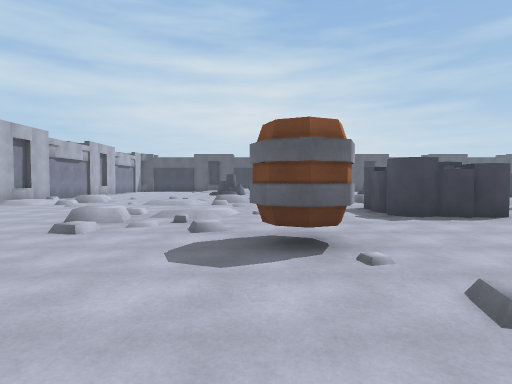
[1] (above)

21 first-person views from a walk through a scene from a Unity 3-D project. The camera is 1.5 m above the floor, tilts 2° down and sees 80° across. The floor is counted in squares, 2 m on a side. Each view is taken from the middle of a square. On the plan, view 1 faces up. The plan holds only what a view shows up to about 10 squares ahead; the rest is blank. The player is left out.

[2]
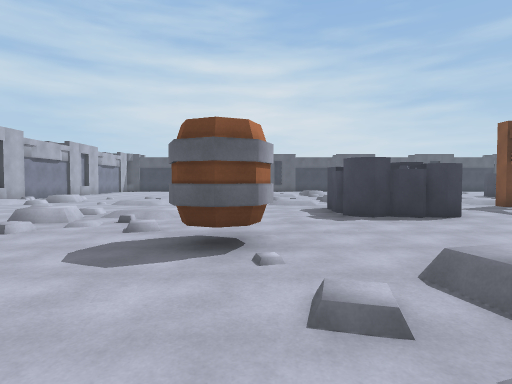

[3]
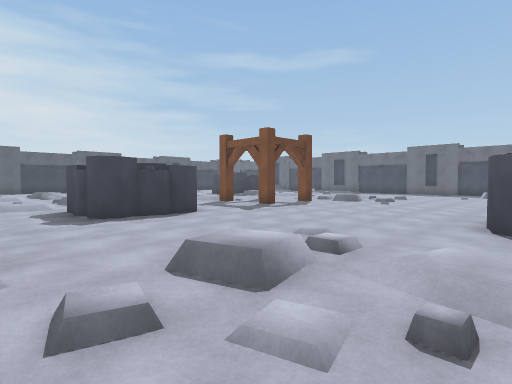

[4]
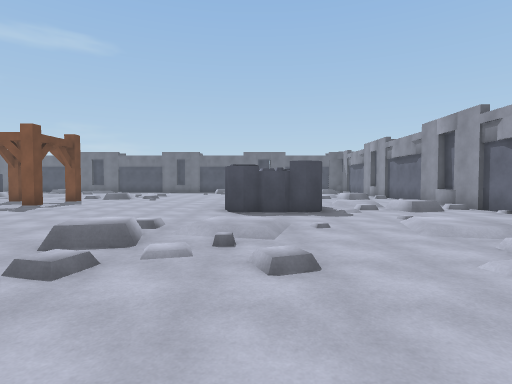

[5]
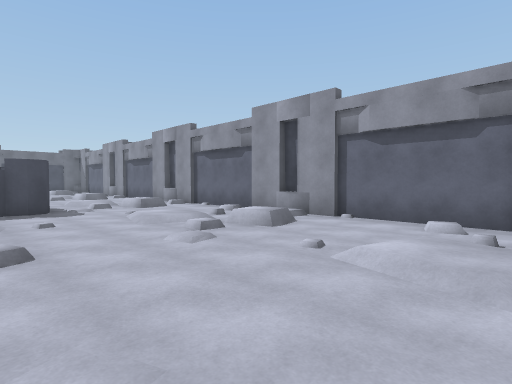

[6]
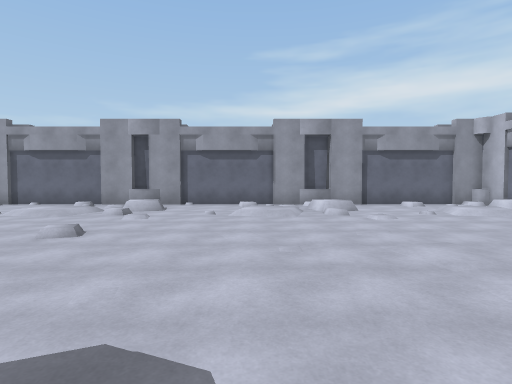

[7]
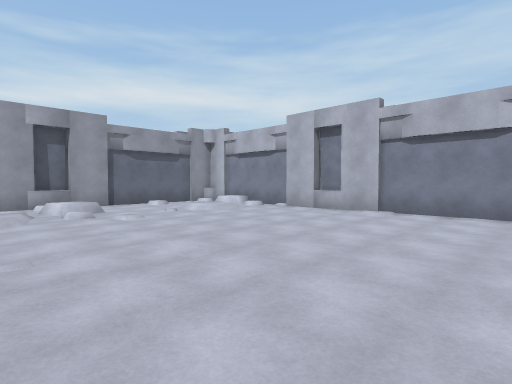

[8]
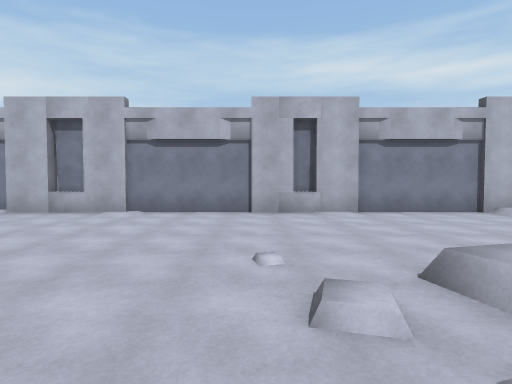

[9]
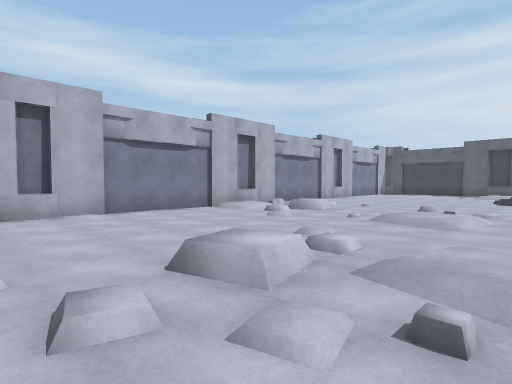

[10]
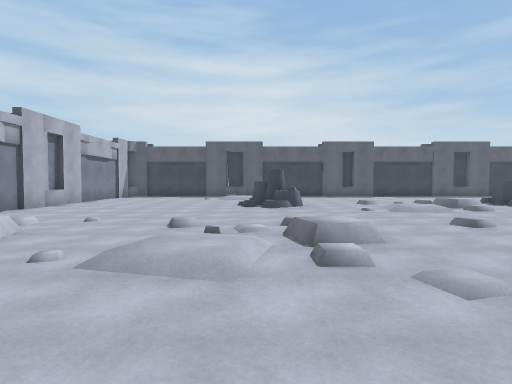

[11]
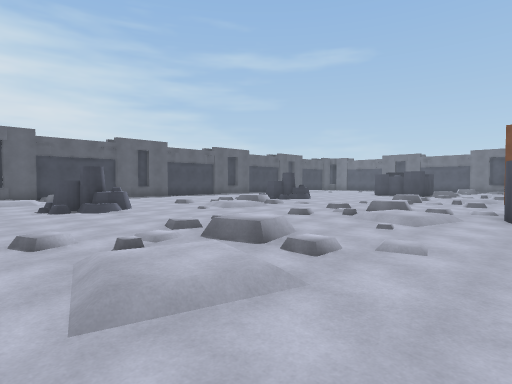

[12]
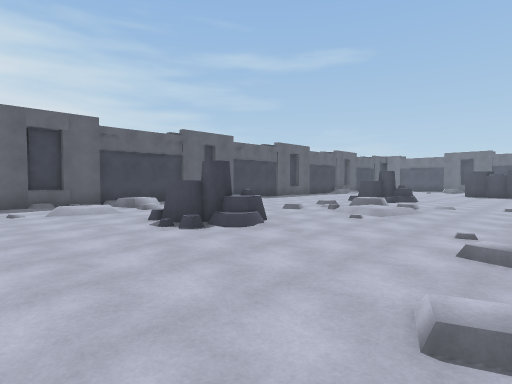

[13]
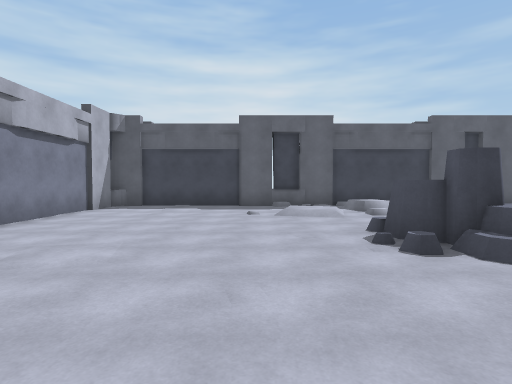

[14]
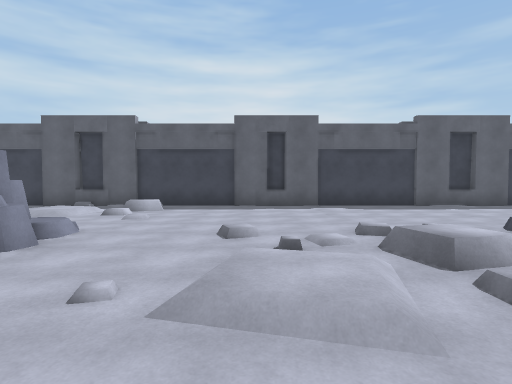

[15]
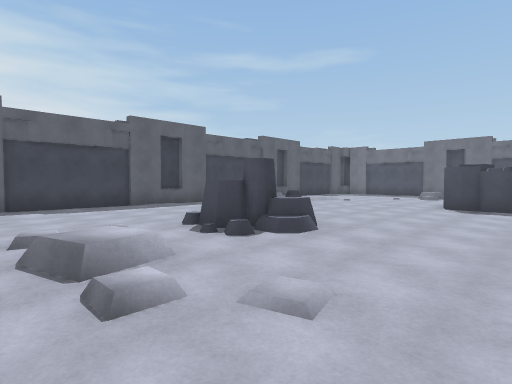

[16]
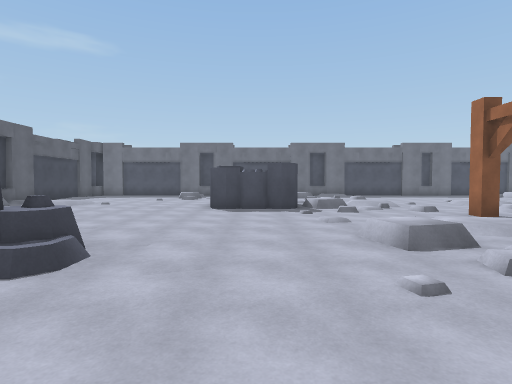

[17]
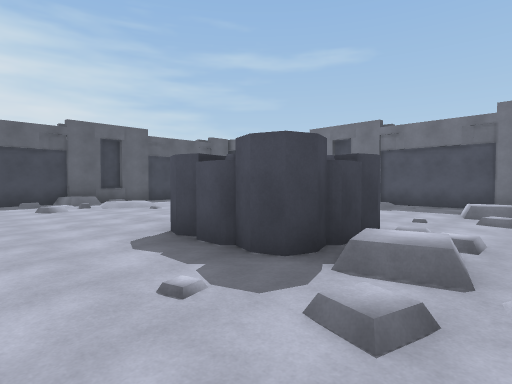

[18]
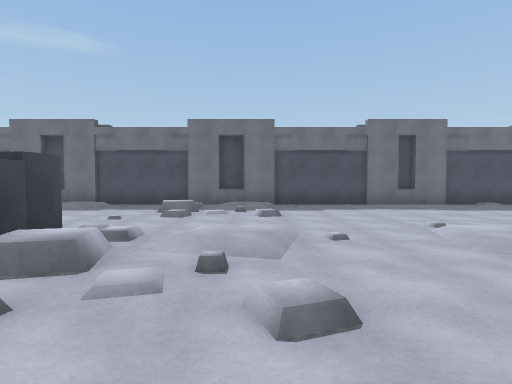

[19]
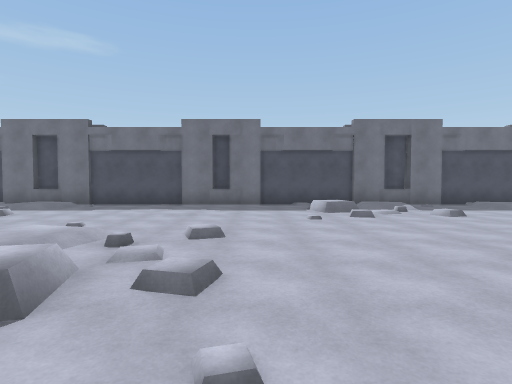

[20]
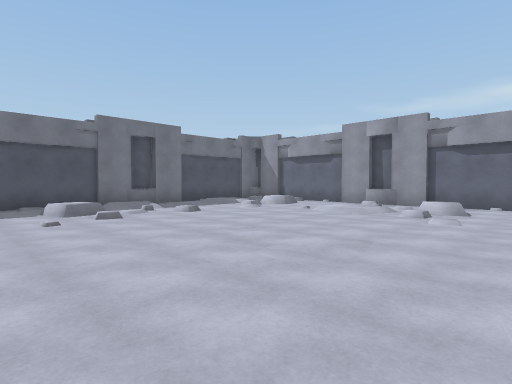

[21]
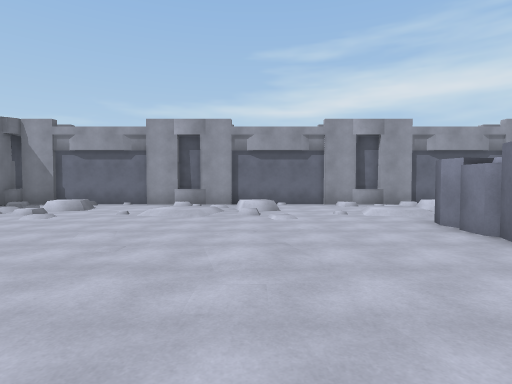

### Floor plan
Key: @ floor where view 1 was taken; # wall or solid block; . main floor; : floor 0.25 m higher than the main floor; + floor 0.5 m higher than the main floor; / step, stairs or slope; B barrel; C column; O other object.
Columns run from 10 left of view 1 to 21 right of it. Each row starts with its distance up from view 1.
 24        C     C    C     O
 23   #####C####CC####C#####O
 22 CC.....C//.......... .##O
 21  #....././.......... ././
 20  #.....://.........  .//:
 19  #................   ....
 18  #.............//   .....
 17  C......OO..///.OO ......
 16  C.......O.././..O.......     #
 15  #..........://........OO   /:#
 14   .....................OO ....#
 13     ...................OO.....#
 12    //..///..///..///../+/..///#
 11 CC/./.././.././.././.././.././CC
 10  #://..://..://..//:..//:..//:#
  9  #...................O........#
  8  #...........OOO.... .........#
  7  #.....//:...OOO..#  O//:.....#
  6  #....././..........  /./.....#
  5  C.....///............///.....CC
  4  #........BB..................#
  3  #.........B..................#
  2  #..........///............// #
  1  #.........././...........././#
  0  C........@.//:..OO........//:#
 -1  C...............OO...........CC
 -2  #............................#
 -3  ##/:..//:..//:..//:..//:..//:#
 -4  ##./.././.././.././.././.././#
 -5  #///..///..///..///..///..///#
 -6  ######C#####C####C############
 -7       #C

Where each view was taken, in squares from view 1:
view 1: 0 up, 0 right, facing up
view 2: 0 up, 1 right, facing up
view 3: 0 up, 1 right, facing up-right
view 4: 0 up, 1 left, facing right
view 5: 0 up, 2 left, facing down-right
view 6: 4 up, 1 left, facing down
view 7: 4 up, 1 left, facing down-left
view 8: 4 up, 1 left, facing left
view 9: 4 up, 1 left, facing up-left
view 10: 7 up, 2 left, facing up
view 11: 8 up, 4 left, facing up-right
view 12: 12 up, 5 left, facing up-right
view 13: 13 up, 4 left, facing up
view 14: 13 up, 2 right, facing up
view 15: 13 up, 3 right, facing up-right
view 16: 14 up, 4 right, facing right
view 17: 11 up, 10 right, facing up-right
view 18: 10 up, 10 right, facing right
view 19: 4 up, 10 right, facing right
view 20: 4 up, 10 right, facing down-right
view 21: 4 up, 12 right, facing down
